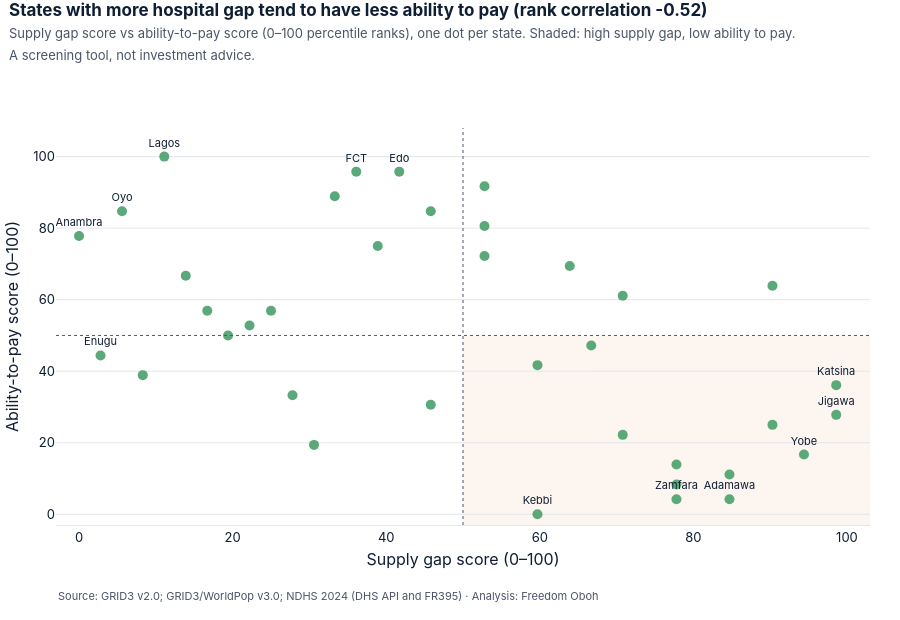

The notebook cell saved with this chart:
### Code cell
charts.gap_vs_pay(sc).show()

### Figure 1 — Plotly figure (JSON) as saved in the notebook; plotly's stock layout.template omitted (floating-point values rounded to 4 significant figures)
{"data": [{"hovertemplate": "%{hovertext}<br>Supply gap %{x:.0f}<br>Ability to pay %{y:.0f}<extra></extra>", "hovertext": ["Kano", "Ogun", "Kaduna", "Katsina", "Lagos", "Edo", "Jigawa", "Bauchi", "Rivers", "Delta", "Osun", "Benue", "Ondo", "Oyo", "Niger", "Yobe", "FCT", "Adamawa", "Borno", "Gombe", "Nasarawa", "Imo", "Anambra", "Plateau", "Sokoto", "Taraba", "Bayelsa", "Kwara", "Kogi", "Akwa Ibom", "Abia", "Zamfara", "Ekiti", "Enugu", "Kebbi", "Ebonyi", "Cross River"], "marker": {"color": "#3E9A63", "opacity": 0.85, "size": 10}, "mode": "markers+text", "text": ["", "", "", "Katsina", "Lagos", "Edo", "Jigawa", "", "", "", "", "", "", "Oyo", "", "Yobe", "FCT", "Adamawa", "", "", "", "", "Anambra", "", "", "", "", "", "", "", "", "Zamfara", "", "Enugu", "Kebbi", "", ""], "textfont": {"color": "#0F1E33", "size": 11}, "textposition": "top center", "type": "scatter", "x": [90.3, 45.8, 70.8, 98.6, 11.1, 41.7, 98.6, 90.3, 52.8, 38.9, 52.8, 59.7, 52.8, 5.6, 70.8, 94.4, 36.1, 84.7, 77.8, 66.7, 63.9, 13.9, 0.0, 45.8, 84.7, 77.8, 33.3, 22.2, 27.8, 19.4, 16.7, 77.8, 25.0, 2.8, 59.7, 30.6, 8.3], "y": [63.9, 84.7, 61.1, 36.1, 100.0, 95.8, 27.8, 25.0, 72.2, 75.0, 91.7, 41.7, 80.6, 84.7, 22.2, 16.7, 95.8, 4.2, 8.3, 47.2, 69.4, 66.7, 77.8, 30.6, 11.1, 13.9, 88.9, 52.8, 33.3, 50.0, 56.9, 4.2, 56.9, 44.4, 0.0, 19.4, 38.9]}], "layout": {"annotations": [{"font": {"color": "#4A5568", "size": 11}, "showarrow": false, "text": "Source: GRID3 v2.0; GRID3/WorldPop v3.0; NDHS 2024 (DHS API and FR395) · Analysis: Freedom Oboh", "x": 0, "xanchor": "left", "xref": "paper", "y": 0, "yanchor": "top", "yref": "paper", "yshift": -62}], "font": {"color": "#0F1E33", "family": "Inter, Segoe UI, Arial, sans-serif", "size": 13}, "height": 620, "hoverlabel": {"bgcolor": "white", "font": {"color": "#0F1E33"}}, "margin": {"b": 95, "l": 20, "r": 30, "t": 128}, "paper_bgcolor": "white", "plot_bgcolor": "white", "shapes": [{"line": {"color": "#4A5568", "dash": "dot", "width": 1}, "type": "line", "x0": 50, "x1": 50, "xref": "x", "y0": 0, "y1": 1, "yref": "y domain"}, {"line": {"color": "#4A5568", "dash": "dot", "width": 1}, "type": "line", "x0": 0, "x1": 1, "xref": "x domain", "y0": 50, "y1": 50, "yref": "y"}, {"fillcolor": "#D9822B", "layer": "below", "line": {"width": 0}, "opacity": 0.07, "type": "rect", "x0": 50, "x1": 103, "y0": -3, "y1": 50}], "showlegend": false, "title": {"font": {"size": 17}, "pad": {"t": 16}, "text": "<b>States with more hospital gap tend to have less ability to pay (rank correlation -0.52)</b><br><span style='font-size:13px;color:#4A5568'>Supply gap score vs ability-to-pay score (0–100 percentile ranks), one dot per state. Shaded: high supply gap, low ability to pay.<br>A screening tool, not investment advice.</span>", "x": 0.01, "xanchor": "left", "y": 1, "yanchor": "top", "yref": "container"}, "xaxis": {"automargin": true, "gridcolor": "#E3E6EB", "linecolor": "#E3E6EB", "range": [-3, 103], "showgrid": false, "title": {"standoff": 10, "text": "Supply gap score (0–100)"}, "zeroline": false}, "yaxis": {"automargin": true, "gridcolor": "#E3E6EB", "range": [-3, 108], "showgrid": true, "title": {"standoff": 10, "text": "Ability-to-pay score (0–100)"}, "zeroline": false}}}
